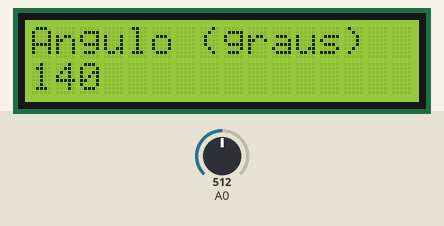
A sketch run on a simulated Arduino Uno, built with avr-gcc and run on an emulated ATmega328P. On the bench: 16×2 character LCD. The inputs (shaded band) are chosen by the test bench; at power-on: A0 = 512.

Above: at 6.2 s.
6.3 s: A0 set to 716
At 7.5 s:
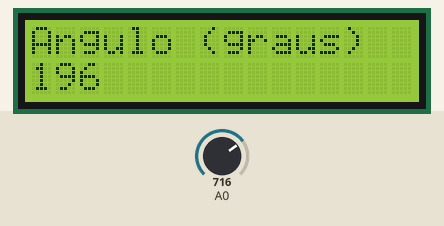
8.6 s: A0 set to 900
At 10.3 s:
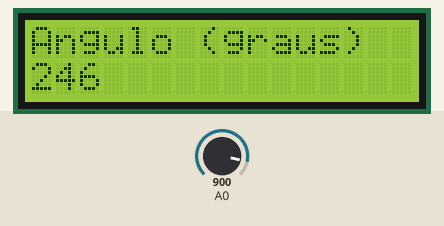
10.6 s: A0 set to 1023
At 12.2 s:
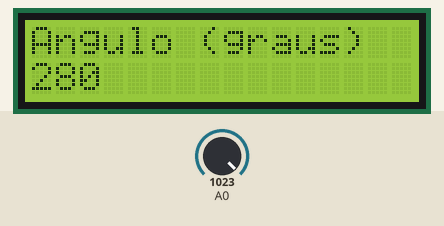
Timing chart, 0 to 13.7 s (numbered marks = the images above; inputs shaded):
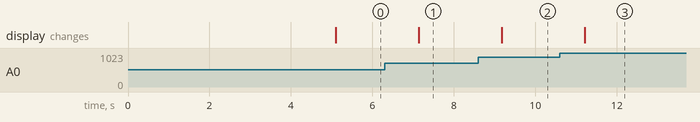

Measured:
- after the input at 6.3 s, the display: changes after 0.84 s (image 1)
- after the input at 8.6 s, the display: changes after 0.58 s (image 2)
- after the input at 10.6 s, the display: changes after 0.62 s (image 3)

The sketch:

codigo-fonte_potenciometro.ino
```cpp
#include <Wire.h>
#include <LiquidCrystal_I2C.h>
// DEFINIÇÕES DO DISPLAY LCD
#define endereco  0x27   // Endereços I2C mais comuns: 0x27 ou 0x3F
#define colunas   16     // Número de colunas do display LCD
#define linhas    2      // Número de linhas do display LCD
// INSTANCIANDO O OBJETO DO DISPLAY LCD
LiquidCrystal_I2C lcd(endereco, colunas, linhas);
// VARIÁVEIS
int leituraAD;
// Armazena o valor lido na entrada analógica (0 a 1023)
int angulo;
// Armazena o ângulo convertido a partir da leitura,→ analógica
void setup() {
Serial.begin(9600); // Inicializa a comunicação serial para depuração,→ (opcional)
lcd.init();
lcd.backlight();
lcd.clear();
// Inicializa a comunicação com o display LCD
// Liga a iluminação de fundo do display
// Limpa qualquer informação anterior no display
lcd.print("- Vamos medir! -"); // Mensagem inicial no display
delay(5000); // Aguarda 5 segundos antes de iniciar as leituras
}
void loop()
{
lcd.clear(); lcd.print("Angulo (graus)");
  // Realiza a leitura do potenciômetro conectado à entrada analógica A0
  leituraAD = analogRead(A0);
// Converte o valor analógico (0 a 1023) para um ângulo aproximado (0 a ,→ 280 graus)
angulo = (280 * (float)leituraAD / 1023) + 0.5;
  // Exibe o valor do ângulo na segunda linha do display LCD
  lcd.setCursor(0, 1);
  lcd.print(angulo);
delay(1000); // Aguarda 1 segundo antes de realizar a próxima leitura
}
```
